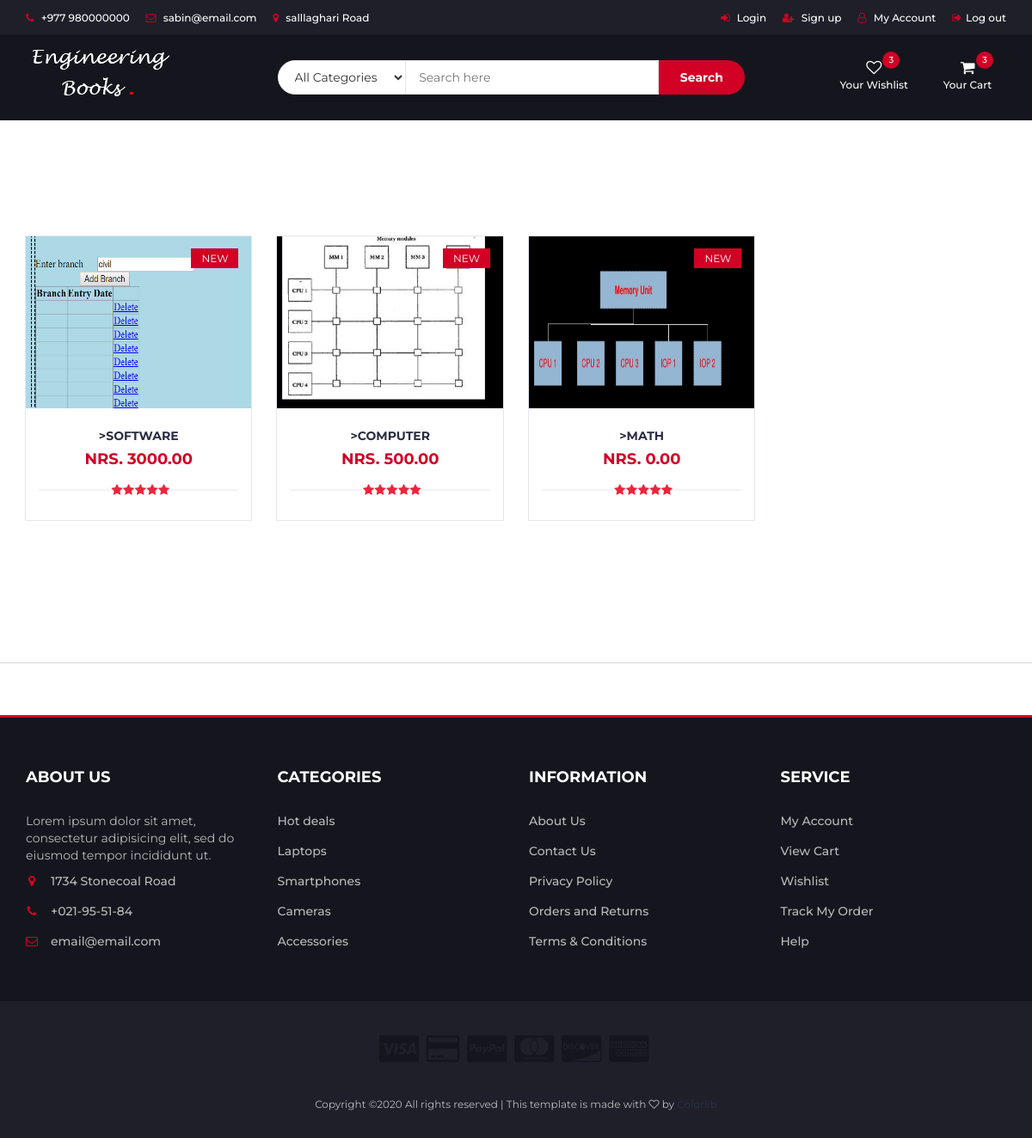
Page /list/ on the committed database.
### account/models.py (models this page shows, shortened)
class book (models.Model):
    title=models.CharField(max_length=120)
    uploaded_by=models.CharField(max_length=120)
    dateofpublish=models.DateField()
    content=models.TextField()
    slug=models.SlugField(unique=True)
    author=models.CharField(max_length=120)
    published_by=models.CharField(max_length=120)
    image=models.ImageField(upload_to='books',blank=True)
    created=models.DateTimeField(auto_now_add=True)
    updated=models.DateTimeField(auto_now=True)
    price=models.DecimalField(max_digits=10, decimal_places=2)
    def get_absolute_url(self):
        return reverse("book_detail", kwargs={'slug':self.slug})

### account/views.py (the view)
# urls.py: path('list/',listview.as_view(), name='list_book'),
class listview(ListView):
    model=book

### templates/account/book_list.html (shortened to what this page needs)
{% extends 'partials/layout.html' %}
{% block header %}
{% include "partials/header.html" %}
{% endblock header %}
{% block new_products %}
    <div class="section">
			<div class="container">
				<div class="row">
					<div id="store" class="col-md-9">
						<div class="row">
                        {% for books in object_list %}
							<div class="col-md-4 col-xs-6">
								<div class="product">
									<div class="product-img">
										<img src="{{ books.image.url }}" height=200>
										<div class="product-label">
											<span class="new">NEW</span>
										</div>
									</div>
									<div class="product-body">
										<h3 class="product-name">>{{ books.title }}</h3>
										<h4 class="product-price">NRS. {{ books.price }}</h4>
										<div class="product-rating">
											<i class="fa fa-star"></i>
											<i class="fa fa-star"></i>
											<i class="fa fa-star"></i>
											<i class="fa fa-star"></i>
											<i class="fa fa-star"></i>
										</div>
									</div>
									<div class="add-to-cart">
										<a href="{{ books.get_absolute_url }}"  class="btn btn-primary btn-md"> go to view  </a>
									</div>
								</div>
							</div>
                            {% endfor %}
						</div>
					</div>
				</div>
			</div>
		</div>
{% endblock new_products %}
{% block footer %}
{% include "partials/footer.html" %}
{% endblock footer %}

### static/css/style.css (style rules this page uses)
body { font-family: "Montserrat", sans-serif; font-weight: 400; color: #333; }
h1, h2, h3, h4, h5, h6 { color: #2b2d42; font-weight: 700; margin: 0 0 10px; }
a { color: #2b2d42; font-weight: 500; -webkit-transition: 0.2s color; transition: 0.2s color; }
.section { padding-top: 30px; padding-bottom: 30px; }
.product { position: relative; margin: 15px 0px; -webkit-box-shadow: 0px 0px 0px 0px #e4e7ed, 0px 0px 0px 1px #e4e7ed; box-shadow: 0px 0px 0px 0px #e4e7ed, 0px 0px 0px 1px #e4e7ed; -webkit-transition: 0.2s all; transition: 0.2s all; }
.product .product-img { position: relative; }
.product .product-img > img { width: 100%; }
.product .product-img .product-label { position: absolute; top: 15px; right: 15px; }
.product .product-img .product-label > span { border: 2px solid; padding: 2px 10px; font-size: 12px; }
.product .product-img .product-label > span.new { background-color: #d10024; border-color: #d10024; color: #fff; }
.product .product-body { position: relative; padding: 15px; background-color: #fff; text-align: center; z-index: 20; }
.product .product-body .product-name { text-transform: uppercase; font-size: 14px; }
.product .product-body .product-price { color: #d10024; font-size: 18px; }
.product .product-body .product-rating { position: relative; margin: 15px 0px 10px; height: 20px; }
.product .product-body .product-rating > i { position: relative; width: 14px; margin-right: -4px; background: #fff; color: #e4e7ed; z-index: 10; }
.product .product-body .product-rating > i.fa-star { color: #ef233c; }
.product .product-body .product-rating:after { content: ""; position: absolute; top: 50%; left: 0; right: 0; -webkit-transform: translateY(-50%); -ms-transform: translateY(-50%); transform: translateY(-50%); height: 1px; background-color: #e4e7ed; }
.product .add-to-cart { position: absolute; left: 1px; right: 1px; bottom: 1px; padding: 15px; background: #1e1f29; text-align: center; -webkit-transform: translateY(0%); -ms-transform: translateY(0%); transform: translateY(0%); -webkit-transition: 0.2s all; transition: 0.2s all; z-index: 2; }

### rows in the picture
book: image (picture), title "SOFTWARE", price "3000.00"
book: image (picture), title "COMPUTER", price "500.00"
book: image (placeholder picture), title "MATH", price "0.00"
